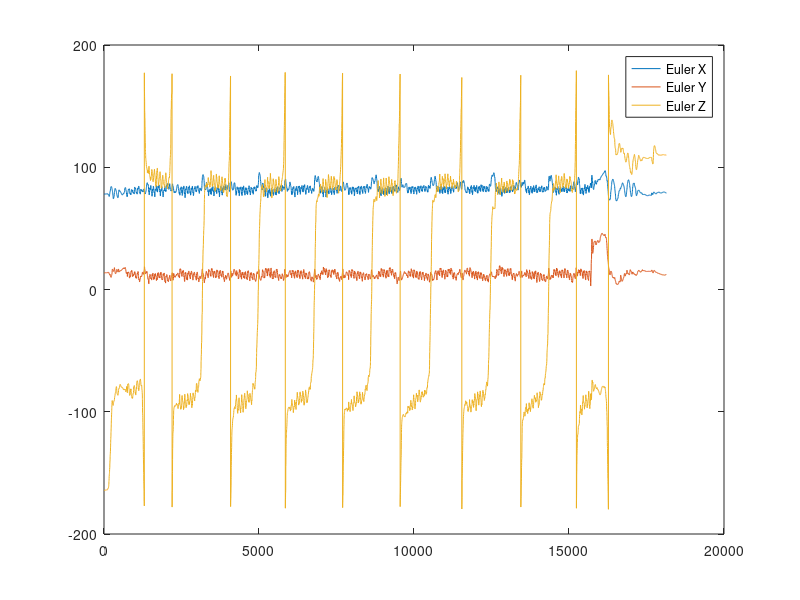
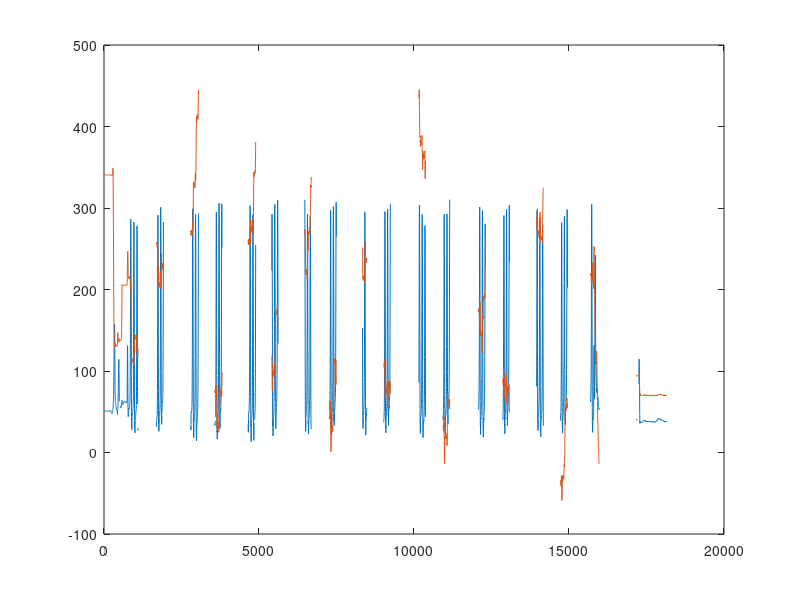
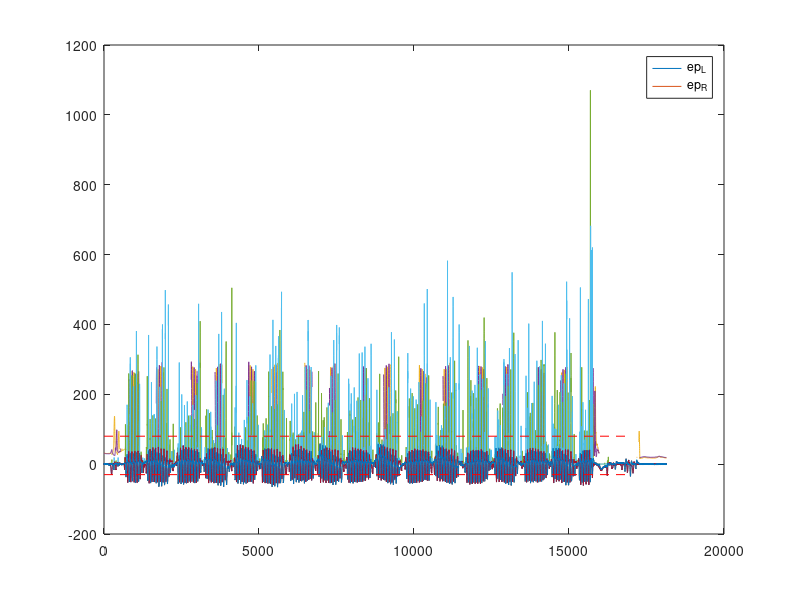

Source code (MATLAB) for these figures, in order:
% Zhu_0414_data_slip = data20220414163308(1:2:end,:);
% Marker Order:
% Left foot: Heel, Toe, Side, Top
% Right foot: Heel, Toe, Side, Top
load('Chunchu_0416.mat');
% IMU Order:
% Trunk, Right Thigh, Left Thigh, Right Shank, Left Shank, Right Heel, 
% Left Heel
IMU.TK = Zhu_0414_data_slip(:,37:45);
IMU.RT = Zhu_0414_data_slip(:,46:54);
IMU.LT = Zhu_0414_data_slip(:,55:63);
IMU.RK = Zhu_0414_data_slip(:,64:72);
IMU.LK = Zhu_0414_data_slip(:,73:81);
IMU.RH = Zhu_0414_data_slip(:,82:90);
IMU.LH = Zhu_0414_data_slip(:,91:99);

IMU.RK_Z_Zeroed = mean(IMU.RK(1:100,7));
IMU.LK_Z_Zeroed = mean(IMU.LK(1:100,7));
IMU.RT_Z_Zeroed = mean(IMU.RT(1:100,7));
IMU.LT_Z_Zeroed = mean(IMU.LT(1:100,7));
IMU.RH_Z_Zeroed = mean(IMU.RH(1:100,7));
IMU.LH_Z_Zeroed = mean(IMU.LH(1:100,7));

IMU.RK_X_Zeroed = mean(IMU.RK(1:100,9));
IMU.LK_X_Zeroed = mean(IMU.LK(1:100,9));
IMU.RT_X_Zeroed = mean(IMU.RT(1:100,9));
IMU.LT_X_Zeroed = mean(IMU.LT(1:100,9));
IMU.RH_X_Zeroed = mean(IMU.RH(1:100,9));
IMU.LH_X_Zeroed = mean(IMU.LH(1:100,9));

IMU.RK_Y_Zeroed = mean(IMU.RK(1:100,8));
IMU.LK_Y_Zeroed = mean(IMU.LK(1:100,8));
IMU.RT_Y_Zeroed = mean(IMU.RT(1:100,8));
IMU.LT_Y_Zeroed = mean(IMU.LT(1:100,8));
IMU.RH_Y_Zeroed = mean(IMU.RH(1:100,8));
IMU.LH_Y_Zeroed = mean(IMU.LH(1:100,8));

l = 0.2;
L_hh = 1;
%% Slip detection data analysis
% Chunchu's Data
% Zhu_0414_data_slip = Zhu_0414_data_slip(8140:end,:);
l_heel = Zhu_0414_data_slip(:,7:9);
l_toe = Zhu_0414_data_slip(:,10:12);
l_top = Zhu_0414_data_slip(:,16:18);
r_heel = Zhu_0414_data_slip(:,19:21);
r_toe = Zhu_0414_data_slip(:,22:24);
r_top = Zhu_0414_data_slip(:,28:30);

freq = Zhu_0414_data_slip(:,2);
r_gaitStage = Zhu_0414_data_slip(:,3); 
l_gaitStage = Zhu_0414_data_slip(:,4);
slipRight = Zhu_0414_data_slip(:,5);
slipLeft = Zhu_0414_data_slip(:,6);

plot(IMU.TK(:,9));hold on;plot(IMU.TK(:,8));plot(IMU.TK(:,7));legend('Euler X','Euler Y','Euler Z');
figure; plot(l_heel(:,3));hold on; plot(l_heel(:,1));
%%
% pelvisAcc = IMU.TK(:,5);
% forwardFootAcc_L = IMU.LH(:,4).*cosd(IMU.LT(:,7) - IMU.LT_Z_Zeroed + IMU.LH(:,7)-IMU.LH_Z_Zeroed) - IMU.LH(:,5).*sind( IMU.LT(:,7) - IMU.LT_Z_Zeroed + IMU.LH(:,7)-IMU.LH_Z_Zeroed);
% forwardFootAcc_R = IMU.RH(:,4).*cosd(IMU.RT(:,7) - IMU.RT_Z_Zeroed + IMU.RH(:,7)-IMU.RH_Z_Zeroed) - IMU.RH(:,5).*sind( IMU.RT(:,7) - IMU.RT_Z_Zeroed + IMU.RH(:,7)-IMU.RH_Z_Zeroed);
% a_a_l = 0;
% a_a_r = 0;
% for i =2:length(IMU.RK)
%     a_a_l = (IMU.LK(i,3) - IMU.LK(i-1,3))/0.01;
%     a_a_r = (IMU.RK(i,3) - IMU.RK(i-1,3))/0.01;
%     ep_L(i) = atan( (IMU.LK(i,4) + a_a_l*l) / (IMU.LK(i,5) + IMU.LK(i,3)^2*l) ) - (IMU.LK(i,7)-IMU.LK_Z_Zeroed);
%     ep_R(i) = atan( (IMU.RK(i,4) + a_a_r*l) / (IMU.LK(i,5) + IMU.RK(i,3)^2*l) ) - (IMU.RK(i,7)-IMU.RK_Z_Zeroed);
% end 
% 
% for i=1:length(ep_R)
%     if(ep_R(i)<80 & ep_R(i)>20)
%         foot_R(i) = forwardFootAcc_R(i);
%         foot_L(i) = 0;
%     elseif(ep_L(i)<30 & ep_L(i)>-30)
%         foot_L(i) = forwardFootAcc_L(i);
%         foot_R(i) = 0;
%     else
%         foot_L(i) = 0;
%         foot_R(i) = 0;
%     end
% end

%% Heel strike detection
pelvisAcc = IMU.TK(:,5); % acceleration in y direction pelvis

theta_p_l = IMU.LH(:,8)-IMU.LH_Y_Zeroed;
theta_p_r = IMU.RH(:,8)-IMU.RH_Y_Zeroed;
forwardFootAcc_L = abs(IMU.LH(:,4).*cosd(theta_p_l)) - abs(IMU.LH(:,5).*sind(theta_p_l));
verticalFootAcc_L = IMU.LH(:,4).*cosd(theta_p_l) + IMU.LH(:,5).*sind(theta_p_l);
forwardFootAcc_R = abs(IMU.RH(:,4).*cosd(theta_p_r)) - abs(IMU.RH(:,5).*sind(theta_p_r));
verticalFootAcc_R = IMU.RH(:,4).*cosd(theta_p_r) + IMU.RH(:,5).*sind(theta_p_r);

a_a_l = 0;
a_a_r = 0;
ep_L(1)=0;
ep_R(1)=0;
for i =2:length(IMU.RK)
    a_a_l = (IMU.LH(i,2) - IMU.LH(i-1,2))/0.01;
    a_a_r = (IMU.RH(i,2) - IMU.RH(i-1,2))/0.01;
    ep_L(i) = atan( (IMU.LH(i,5) + a_a_l*l) ./ (IMU.LK(i,4) + IMU.LH(i,3)^2*l) ) - theta_p_l(i);
    ep_R(i) = atan( (IMU.RH(i,4) + a_a_r*l) ./ (IMU.LK(i,5) + IMU.RH(i,3)^2*l) ) - theta_p_r(i);
end 
figure;
plot(ep_L)
hold on
plot(ep_R)
hold on;plot((l_heel(:,3)-20))
hold on;plot((r_heel(:,3)-20));legend('ep_l','ep_r','heel_l','heel_r')

for i=1:length(ep_R)
    if(ep_R(i)<80 & ep_R(i)>20)
        foot_R(i) = forwardFootAcc_R(i);
        foot_L(i) = 0;
    elseif(ep_L(i)<30 & ep_L(i)>-30)
        foot_L(i) = forwardFootAcc_L(i);
        foot_R(i) = 0;
    else
        foot_L(i) = 0;
        foot_R(i) = 0;
    end
end

%%  Slip indicator
% original
dd_q_hh_l = (pelvisAcc - forwardFootAcc_L) / L_hh;
dd_q_hh_r = (pelvisAcc - forwardFootAcc_R) / L_hh;
slip_indicator_l = forwardFootAcc_L ./ (2.718.^ (dd_q_hh_l - 40)) / 10^17;
slip_indicator_r = forwardFootAcc_R ./ (2.718.^ (dd_q_hh_r - 40)) / 10^17;
plot(slip_indicator_l)
hold on;
plot(slip_indicator_r)
% dd_q_hh_l = (pelvisAcc - foot_L') / L_hh;
% dd_q_hh_r = (pelvisAcc - foot_R') / L_hh;
% slip_indicator_l = foot_L' ./ (2.718.^ (dd_q_hh_l - 40)) / 10^17;
% slip_indicator_r = foot_R' ./ (2.718.^ (dd_q_hh_r - 40)) / 10^17;

plot(ep_L)
hold on
plot(ep_R)


line([0 1.7*10^4],[80 80],'Color','red','LineStyle','--')
line([0 1.7*10^4],[-30 -30],'Color','red','LineStyle','--')
legend("ep_L","ep_R")
hold on



%% Analyze data from 10900 - 11200
% pelvisAcc = IMU.TK(:,5);
% forwardFootAcc_L = abs(IMU.LH(:,4).*cosd(IMU.LH(:,9)-IMU.LH_X_Zeroed)) - IMU.LH(:,5).*sind(IMU.LH(:,8)-IMU.LH_Y_Zeroed);
% forwardFootAcc_R = abs(IMU.RH(:,4).*cosd(IMU.LH(:,9)-IMU.LH_X_Zeroed)) - IMU.RH(:,5).*sind(IMU.RH(:,8)-IMU.RH_Y_Zeroed);
% % a_a_l = 0;
% % a_a_r = 0;
% for i =10900:11200
%     a_a_l(i) = (IMU.LH(i,3) - IMU.LH(i-1,3))/0.01;
%     a_a_r(i) = (IMU.RH(i,3) - IMU.RH(i-1,3))/0.01;
%     ep_L(i) = atan( (IMU.LH(i,5) + a_a_l*l) / (IMU.LH(i,4) + IMU.LH(i,3)^2*l) ) - (IMU.LH(i,7)-IMU.LH_Z_Zeroed);
%     ep_R(i) = atan( (IMU.RH(i,4) + a_a_r*l) / (IMU.LH(i,5) + IMU.RH(i,3)^2*l) ) - (IMU.RH(i,7)-IMU.RH_Z_Zeroed);
% end 
% 
% figure
% plot(l_heel(10900:11200,3));
% hold on
% plot(ep_L(10900:11200));
% plot(l_gaitStage(10900:11200))

% plot(forwardFootAcc_L);hold on
% plot(forwardFootAcc_R)
% plot(slip_indicator_l,'g')
% plot(slip_indicator_r,'k')

%   Serial.print(TKAVx);
%   Serial.print(",");
%   Serial.print(TKAVy);
%   Serial.print(",");
%   Serial.print(TKAVz);
%   Serial.print(",");
%   Serial.print(TKLAx);
%   Serial.print(",");
%   Serial.print(TKLAy);
%   Serial.print(",");
%   Serial.print(TKLAz);
%   Serial.print(",");
%   Serial.print(TKEulerz);
%   Serial.print(",");
%   Serial.print(TKEulery);
%   Serial.print(",");
%   Serial.print(TKEulerx);